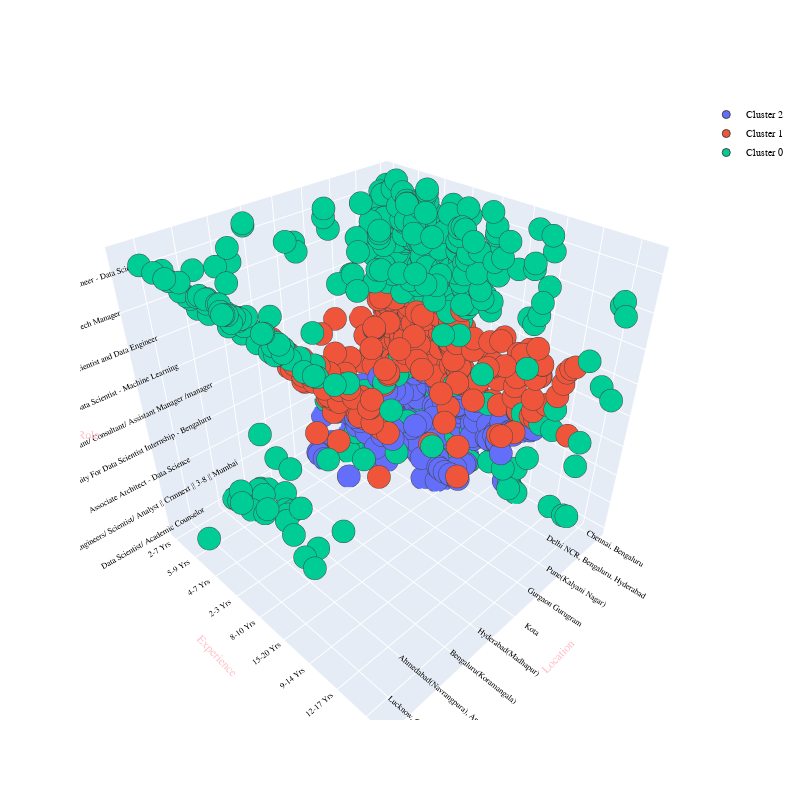

Here is the notebook cell this chart was saved with:
### Code cell
import plotly.graph_objects as go
PLOT = go.Figure()
for C in list(dff.Cluster.unique()):
    
    PLOT.add_trace(go.Scatter3d(x = dff[dff.Cluster == C]['Location'],
                                y = dff[dff.Cluster == C]['Experience'],
                                z = dff[dff.Cluster == C]['Role'],
                                mode = 'markers', marker_size = 8, marker_line_width = 1,
                                name = 'Cluster ' + str(C)))


PLOT.update_layout(width = 800, height = 800, autosize = True, showlegend = True,
                   scene = dict(xaxis=dict(title = 'Location', titlefont_color = 'pink'),
                                yaxis=dict(title ='Experience' , titlefont_color = 'pink'),
                                zaxis=dict(title = 'Role', titlefont_color = 'pink')),
                   font = dict(family = "Gilroy", color  = 'black', size = 10))

### Figure 1 — Plotly figure (JSON) as saved in the notebook; plotly's stock layout.template omitted (floating-point values rounded to 4 significant figures; data arrays with more than 128 entries replaced by an {"elided": "..."} marker saying what was removed)
{"data": [{"marker": {"line": {"width": 1}, "size": 8}, "mode": "markers", "name": "Cluster 2", "type": "scatter3d", "x": {"elided": "491 str values"}, "y": {"elided": "491 str values"}, "z": {"elided": "491 str values"}}, {"marker": {"line": {"width": 1}, "size": 8}, "mode": "markers", "name": "Cluster 1", "type": "scatter3d", "x": {"elided": "369 str values"}, "y": {"elided": "369 str values"}, "z": {"elided": "369 str values"}}, {"marker": {"line": {"width": 1}, "size": 8}, "mode": "markers", "name": "Cluster 0", "type": "scatter3d", "x": {"elided": "650 str values"}, "y": {"elided": "650 str values"}, "z": {"elided": "650 str values"}}], "layout": {"autosize": true, "font": {"color": "black", "family": "Gilroy", "size": 10}, "height": 800, "scene": {"xaxis": {"title": {"font": {"color": "pink"}, "text": "Location"}}, "yaxis": {"title": {"font": {"color": "pink"}, "text": "Experience"}}, "zaxis": {"title": {"font": {"color": "pink"}, "text": "Role"}}}, "showlegend": true, "width": 800}}
